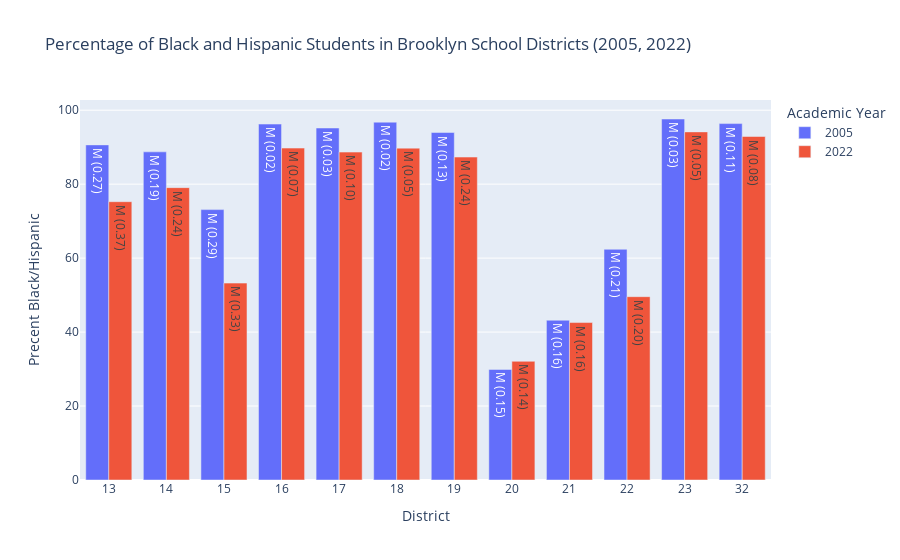

The notebook cell this image was saved under:
### Code cell
demos["black_hispanic_n"] = demos["black_n"] + demos["hispanic_n"]
demos["black_hispanic_pct"] = demos["black_hispanic_n"] / demos["total_enrollment"]
bar_data = demos[(demos.district.isin(bk)) & (demos.ay.isin([2005, 2022]))]
bar_data = bar_data[["district", "ay", "black_hispanic_pct"]]
bar_data = bar_data.groupby(["district", "ay"]).mean().reset_index()

bar_data['black_hispanic_pct'] *= 100
bar_data = bar_data.merge(m_data, on=["district", "ay"], how="inner")



bar_data.district = bar_data.district.astype(str)
bar_data.ay = bar_data.ay.astype(str)   
bar_data['M_label'] = bar_data['M'].apply(lambda x: f'M ({x:.2f})')

fig = px.bar(bar_data, x='district', y='black_hispanic_pct', color='ay', barmode='group',
             labels={'district': 'District',
                     'black_hispanic_pct': '% Black/Hispanic', 'ay': 'Academic Year'},
             title='Percentage of Black and Hispanic Students in Brooklyn School Districts (2005, 2022)',
             text='M_label',
             hover_data=["M", "ay"])


fig.update_traces( hovertemplate='District: %{x}<br>AY: %{customdata[1]}<br>Percentage: %{y:.2f}%<br>M Index: %{customdata[0]:.2f}')

fig.update_layout(barmode='group', 
                  xaxis_title="District",
                  yaxis_title="Precent Black/Hispanic")

fig.show()

### Figure 1 — Plotly figure (JSON) as saved in the notebook; plotly's stock layout.template omitted (floating-point values rounded to 4 significant figures)
{"data": [{"alignmentgroup": "True", "customdata": [[0.2745, "2005"], [0.1927, "2005"], [0.2866, "2005"], [0.02072, "2005"], [0.03407, "2005"], [0.01506, "2005"], [0.1315, "2005"], [0.1452, "2005"], [0.1615, "2005"], [0.214, "2005"], [0.02691, "2005"], [0.105, "2005"]], "hovertemplate": "District: %{x}<br>AY: %{customdata[1]}<br>Percentage: %{y:.2f}%<br>M Index: %{customdata[0]:.2f}", "legendgroup": "2005", "marker": {"color": "#636efa", "pattern": {"shape": ""}}, "name": "2005", "offsetgroup": "2005", "orientation": "v", "showlegend": true, "text": ["M (0.27)", "M (0.19)", "M (0.29)", "M (0.02)", "M (0.03)", "M (0.02)", "M (0.13)", "M (0.15)", "M (0.16)", "M (0.21)", "M (0.03)", "M (0.11)"], "textposition": "auto", "type": "bar", "x": ["13", "14", "15", "16", "17", "18", "19", "20", "21", "22", "23", "32"], "xaxis": "x", "y": [90.62, 88.74, 73.11, 96.25, 95.18, 96.76, 93.96, 29.9, 43.21, 62.39, 97.62, 96.38], "yaxis": "y"}, {"alignmentgroup": "True", "customdata": [[0.366, "2022"], [0.2422, "2022"], [0.3267, "2022"], [0.07474, "2022"], [0.09604, "2022"], [0.05067, "2022"], [0.2369, "2022"], [0.1393, "2022"], [0.1595, "2022"], [0.2021, "2022"], [0.05415, "2022"], [0.08079, "2022"]], "hovertemplate": "District: %{x}<br>AY: %{customdata[1]}<br>Percentage: %{y:.2f}%<br>M Index: %{customdata[0]:.2f}", "legendgroup": "2022", "marker": {"color": "#EF553B", "pattern": {"shape": ""}}, "name": "2022", "offsetgroup": "2022", "orientation": "v", "showlegend": true, "text": ["M (0.37)", "M (0.24)", "M (0.33)", "M (0.07)", "M (0.10)", "M (0.05)", "M (0.24)", "M (0.14)", "M (0.16)", "M (0.20)", "M (0.05)", "M (0.08)"], "textposition": "auto", "type": "bar", "x": ["13", "14", "15", "16", "17", "18", "19", "20", "21", "22", "23", "32"], "xaxis": "x", "y": [75.26, 79.06, 53.24, 89.75, 88.67, 89.74, 87.32, 32.1, 42.58, 49.57, 94.14, 92.88], "yaxis": "y"}], "layout": {"barmode": "group", "legend": {"title": {"text": "Academic Year"}, "tracegroupgap": 0}, "title": {"text": "Percentage of Black and Hispanic Students in Brooklyn School Districts (2005, 2022)"}, "xaxis": {"anchor": "y", "domain": [0, 1], "title": {"text": "District"}}, "yaxis": {"anchor": "x", "domain": [0, 1], "title": {"text": "Precent Black/Hispanic"}}}}
